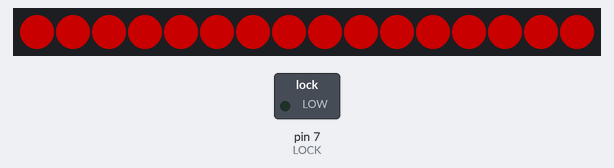
Simulated run of this sketch. Board: Arduino Uno, built with avr-gcc and run on an emulated ATmega328P. Shown: 16 RGB LEDs in strip order, left to right, switched loads named in the sketch (green lamp = pin HIGH). Dim RGB values are drawn brighter than linear. At 3.6 s the program stops and its outputs stay as they are.

Above: at 0.16 s.
At 0.6 s:
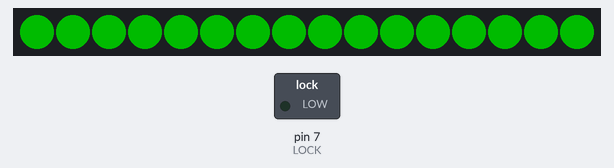
Timing chart, 0 to 5.1 s (numbered marks = the images above):
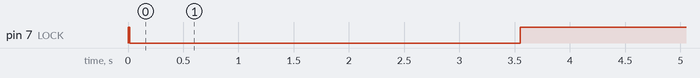

The sketch:

Neopixel_and_Relay.ino
```cpp
/*Cody Clemons
HackFSU
3-3-2018*/
#include <Adafruit_NeoPixel.h>

#define PIN            6

#define NUMPIXELS      16
#define LOCK           7

Adafruit_NeoPixel pixels = Adafruit_NeoPixel(NUMPIXELS, PIN, NEO_GRB + NEO_KHZ800);

void setup() {
  pixels.begin(); // This initializes the NeoPixel library.
  pinMode(LOCK,OUTPUT);
  digitalWrite(LOCK, HIGH);

}

void loop() {
  for (int i = NUMPIXELS; i >= 0; i--) {
      pixels.setPixelColor(i, pixels.Color(100, 0, 0)); // Moderately bright green color.
      pixels.show(); // This sends the updated pixel color to the hardware.
    }

  bool auth=1;
  if (auth) {
    digitalWrite(LOCK,LOW);
    for (int i = NUMPIXELS; i >= 0; i--) {
      pixels.setPixelColor(i, pixels.Color(0 , 75, 0)); // Moderately bright green color.
      pixels.show(); // This sends the updated pixel color to the hardware.
      delay(30); // Delay for a period of time (in milliseconds).
    }
    delay(3000);
    for (int i = NUMPIXELS; i >= 0; i--) {
      pixels.setPixelColor(i, pixels.Color(0 , 0, 0)); // Moderately bright green color.
      pixels.show(); // This sends the updated pixel color to the hardware.
    }
    digitalWrite(LOCK,HIGH);
    while(true){}
    // pixels.Color takes RGB values, from 0,0,0 up to 255,255,255
  }
  else if (!auth){
    for (int i = 0; i < 2; i++) {
      for (int i = NUMPIXELS; i >= 0; i--) {
        pixels.setPixelColor(i, pixels.Color(100 , 0, 0)); // Moderately bright green color.
         // This sends the updated pixel color to the hardware.
      }
      pixels.show();
      delay(375);
      for (int i = NUMPIXELS; i >= 0; i--) {
        pixels.setPixelColor(i, pixels.Color(0 , 0, 0)); // Moderately bright green color.
         // This sends the updated pixel color to the hardware.
      }
      pixels.show();
      delay(250);
    }
    while(true){}
  }


}
```

Measured:
- by itself, pin 7 (LOCK): HIGH → LOW at 0.01 s, → HIGH 3.5 s later
